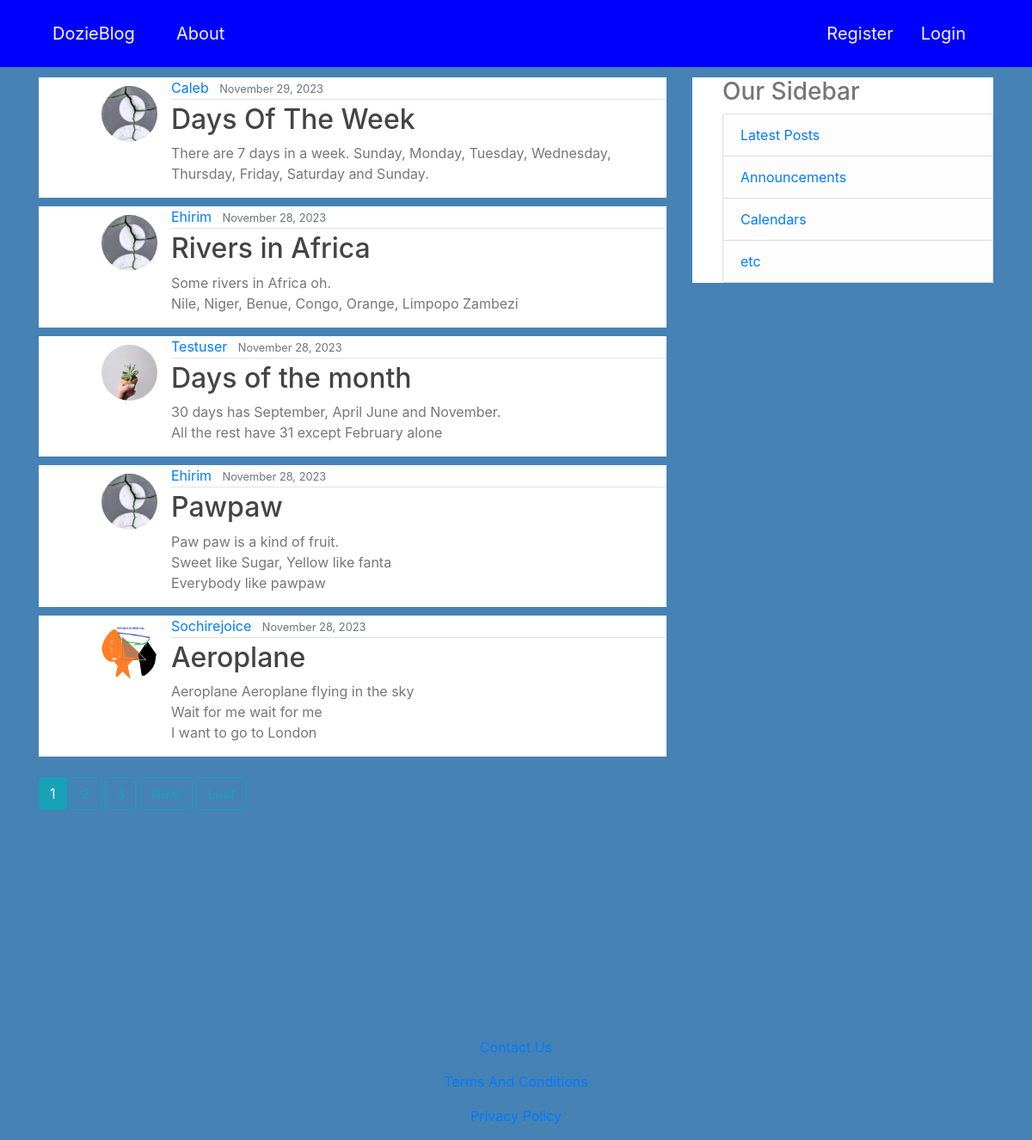
The page / on the database its author committed.
### blog/models.py (models this page shows, shortened)
class Post(models.Model):
    title = models.CharField(max_length=200)
    content = models.TextField()
    date_posted = models.DateTimeField(default=timezone.now)
    author = models.ForeignKey(User, on_delete=models.CASCADE)

### users/models.py (models this page shows, shortened)
class Profile(models.Model):
    user = models.OneToOneField(User, on_delete=models.CASCADE)
    image = models.ImageField(default='profile_pics/default.jpg', upload_to='profile_pics')

### blog/views.py (the view)
# urls.py: path('', PostListView.as_view(), name='blog-home'),
class PostListView(ListView):
    model = Post
    template_name = 'blog/home.html'
    context_object_name = 'posts'
    ordering = ['-date_posted']
    paginate_by = 5

### blog/templates/blog/home.html (shortened to what this page needs)
{% extends 'blog/base.html' %}
{% block content %}
    <div class="content">
        {% for post in posts %}
            <article class="media content-section">
                <img src="{{post.author.profile.image.url}}" alt="" class="rounded-circle article-img">
                <div class="media-body">
                    <div class="article-metadata">
                        <a href="{% url 'user-posts' post.author.username %}" class="mr-2">{{post.author|title}}</a>
                        <small class="text-muted">{{post.date_posted|date:"F d, Y"}}</small>
                    </div>
                    <h2><a href="{% url 'post-detail' post.id %}" class="article-title ">{{post.title}}</a></h2>
                    <p class="article-content">{{post.content}}</p>
                </div>
            </article>
        {% endfor %}
        <br>
        {% if is_paginated %}
            {% for num in page_obj.paginator.page_range %}
                {% if page_obj.number == num %}
                    <a href="?page={{ num }}" class="btn btn-info mb-4">{{ num }}</a>
                {% elif num > page_obj.number|add:'-3' and num < page_obj.number|add:'3' %}
                    <a href="?page={{ num }}" class="btn btn-outline-info mb-4">{{ num }}</a>
                {% endif %}
            {% endfor %}
            {% if page_obj.has_next %}
                <a href="?page={{ page_obj.next_page_number }}" class="btn btn-outline-info mb-4">Next</a>
                <a href="?page={{ page_obj.paginator.num_pages }}" class="btn btn-outline-info mb-4">Last</a>
            {% endif %}
        {% endif %}
    </div>
{% endblock content %}

### blog/templates/blog/base.html (shortened to what this page needs)
{% load static %}
<!DOCTYPE html>
<html lang="en">
<head>
    <link rel="stylesheet" href="https://cdn.jsdelivr.net/npm/bootstrap@4.0.0/dist/css/bootstrap.min.css">
    <link rel="stylesheet" type="text/css" href="{% static 'blog/main.css' %}">
</head>
<body>
    <header class="site-header">
        <nav class="navbar navbar-expand-md navbar-dark bg-steel fixed-top">
            <div class="container">
                <a class="nav-link navbar-brand mr-4 nav-link" href="{% url 'blog-home' %}" style="color: #fafafa;">DozieBlog</a>
                <div class="collapse navbar-collapse" id="navbarToggle">
                    <div class="navbar-nav mr-auto">
                        <a class="nav-item nav-link" href="{% url 'blog-about' %}">About</a>
                    </div>
                    <div class="navbar">
                        {% if user.is_authenticated %}
                            <a href="{% url 'logout' %}" class="nav-item nav-link" id="Logout">Logout</a>
                            <a href="{% url 'profile' %}" class="nav-item nav-link">Profile</a>
                            <a href="{% url 'post-create' %}" class="nav-item nav-link">Create A Post</a>
                        {% else %}
                            <a href="{% url 'register' %}" class="nav-item nav-link">Register</a>
                            <a href="{% url 'login' %}" class="nav-item nav-link">Login</a>
                        {% endif %}
                    </div>
                </div>
            </div>
        </nav>
    </header>
    <main role="main" class="container">
        <div class="row">
            <div class="col-md-8">
                {% block content %} {% endblock content %}
            </div>
            <div class="col-md-4">
                <div class="content-section">
                    <h3>Our Sidebar</h3>
                    <ul class="list-group">
                        <li class="list-group-item list-group-item-light"><a href="#">Latest Posts</a></li>
                        <li class="list-group-item list-group-item-light"><a href="#">Announcements</a></li>
                        <li class="list-group-item list-group-item-light"><a href="#">Calendars</a></li>
                        <li class="list-group-item list-group-item-light"><a href="#">etc</a></li>
                    </ul>
                </div>
            </div>
        </div>
    </main>
    <footer role="footer" class="container" style="margin-top: 20%;">
        <div class="text-center">
            <p><a href="#">Contact Us</a></p>
            <p><a href="#">Terms And Conditions</a></p>
            <p><a href="#">Privacy Policy</a></p>
        </div>
    </footer>
</body>
</html>

### blog/static/blog/main.css (style rules this page uses)
body { background: steelblue; color:#333333ab; margin-top:5rem; }
.bg-steel { background-color: blue; }
.site-header .navbar-nav .nav-link { color: whitesmoke; font-size: 20px; }
.nav-link { color: whitesmoke; font-size: 20px; }
.article-title { color: #444444; }
.article-img { height: 65px; width: 65px; margin-right: 16px; margin-top: 10px; }
.article-content { white-space: pre-line; }
.article-metadata { padding-bottom: 1px; margin-bottom: 4px; border-bottom: 1px solid #e3e3e3; }
.content-section { background-color: white; padding-left: 10%; margin-top: 10px; border: 3px; }

### rows shown on the page
Post: author.profile.image (placeholder picture), author "Caleb", date_posted "November 29, 2023", title "Days Of The Week", content "There are 7 days in a week. Sunday, Monday, Tuesday, Wednesday, Thursday, Friday, Saturday and Sunday."
Post: author.profile.image (placeholder picture), author "Ehirim", date_posted "November 28, 2023", title "Rivers in Africa", content "Some rivers in Africa oh. Nile, Niger, Benue, Congo, Orange, Limpopo Zambezi"
Post: author.profile.image (picture), author "Testuser", date_posted "November 28, 2023", title "Days of the month", content "30 days has September, April June and November. All the rest have 31 except February alone"
Post: author.profile.image (placeholder picture), author "Ehirim", date_posted "November 28, 2023", title "Pawpaw", content "Paw paw is a kind of fruit. Sweet like Sugar, Yellow like fanta Everybody like pawpaw"
Post: author.profile.image (picture), author "Sochirejoice", date_posted "November 28, 2023", title "Aeroplane", content "Aeroplane Aeroplane flying in the sky Wait for me wait for me I want to go to London"

### other values the page prints
{{ num }} "1"
